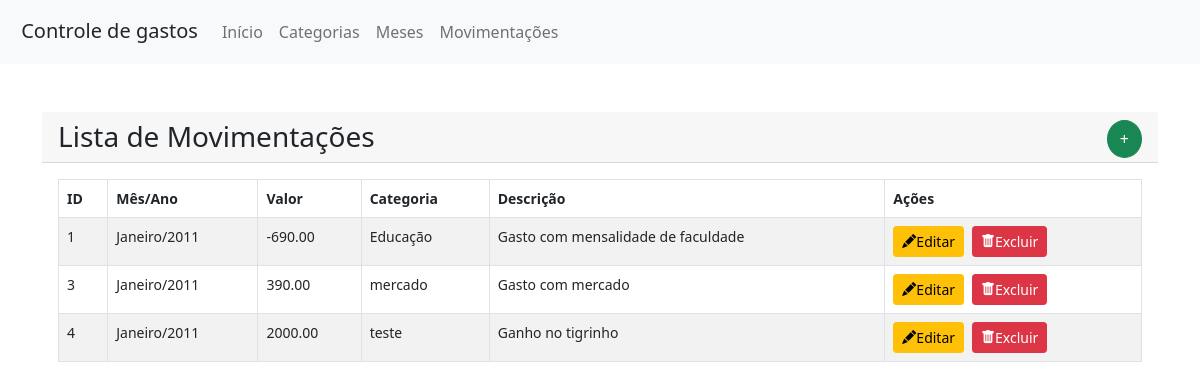
The page /movimentacoes.php on the database its author committed.
### tables this page shows
CREATE TABLE `movimentacoes` (
  `id` bigint(20) NOT NULL,
  `data` int(11) NOT NULL,
  `valor` decimal(8,2) NOT NULL,
  `id_categoria` int(11) NOT NULL,
  `descricao` varchar(255) NOT NULL
);

CREATE TABLE `meses` (
  `id_mes` int(11) NOT NULL,
  `nome_mes` varchar(20) NOT NULL,
  `ano` int(11) NOT NULL
);

CREATE TABLE `lista_categoria` (
  `id_categoria` int(20) NOT NULL,
  `nome_categoria` varchar(150) NOT NULL,
  `gasto_categoria` decimal(10,2) NOT NULL,
  `numero_categoria` int(20) NOT NULL
);

### movimentacoes.php (the view, shortened to what this page needs)
<?php
require_once('conexao.php');
$data = 1;
$sql = "SELECT mov.*, mes.nome_mes, mes.ano, cat.nome_categoria, cat.numero_categoria FROM movimentacoes mov
        JOIN meses mes ON mov.data = mes.id_mes
        JOIN lista_categoria cat ON cat.id_categoria = mov.id_categoria
        WHERE `data` = $data";
$movimentacoes = mysqli_query($conn, $sql);
?>
<!DOCTYPE html>
<html lang="pt-br">
<head>
    <link href="https://cdn.jsdelivr.net/npm/bootstrap@5.0.2/dist/css/bootstrap.min.css" rel="stylesheet">
    <link rel="stylesheet" href="https://cdn.jsdelivr.net/npm/bootstrap-icons@1.11.3/font/bootstrap-icons.min.css">
    <link rel="stylesheet" href="./src/style.css">
</head>
<body>
    <?php include 'navbar.php'; ?>
    <div class="container mt-5">
        <div class="card-header">
            <h3 class="mb-4 d-inline">Lista de Movimentações</h3>
            <a href="movimentacao_create.php" class="btn btn-success rounded-circle float-end">+</a>
        </div>
        <div class="card-body">
            <table class="table table-bordered table-striped w-100">
                <thead>
                    <tr>
                        <th>ID</th>
                        <th>Mês/Ano</th>
                        <th>Valor</th>
                        <th>Categoria</th>
                        <th>Descrição</th>
                        <th>Ações</th>
                    </tr>
                </thead>
                <tbody>
                    <?php foreach ($movimentacoes as $movimentacao): ?>
                        <tr>
                            <td><?php echo $movimentacao['id']; ?></td>
                            <td><?php echo $meses[$movimentacao['data']] . "/" . $movimentacao['ano']; ?></td>
                            <td><?php echo $movimentacao['valor']; ?></td>
                            <td><?php echo $movimentacao['nome_categoria']; ?></td>
                            <td><?php echo $movimentacao['descricao']; ?></td>
                            <td>
                                <div class="d-flex align-items-center gap-2">
                                    <a href="edit_movimentacao.php?id=<?= $movimentacao['id'] ?>" class="btn btn-warning btn-sm">
                                        <i class="bi bi-pencil-fill"></i>Editar</a>
                                    <form action="acoes_movimentacao.php" method="POST" class="d-inline">
                                        <button onclick="return confirm('Tem certeza que deseja excluir?')" name="delete_movimentacao" type="submit" value="<?= $movimentacao['id']; ?>" class="btn btn-danger btn-sm">
                                            <i class="bi bi-trash-fill"></i>Excluir
                                        </button>
                                    </form>
                                </div>
                            </td>
                        </tr>
                    <?php endforeach; ?>
                </tbody>
            </table>
        </div>
    </div>
</body>
</html>

### src/style.css (style rules this page uses)
.table { width: 60%; margin: 0%; font-size: 14px; }
.table td, .table th { padding: 8px; / }

### rows shown on the page
movimentacoes: id "1", data "Janeiro", data.ano "2011", valor "-690.00", id_categoria.nome_categoria "Educação", descricao "Gasto com mensalidade de faculdade"
movimentacoes: id "3", data "Janeiro", data.ano "2011", valor "390.00", id_categoria.nome_categoria "mercado", descricao "Gasto com mercado"
movimentacoes: id "4", data "Janeiro", data.ano "2011", valor "2000.00", id_categoria.nome_categoria "teste", descricao "Ganho no tigrinho"
